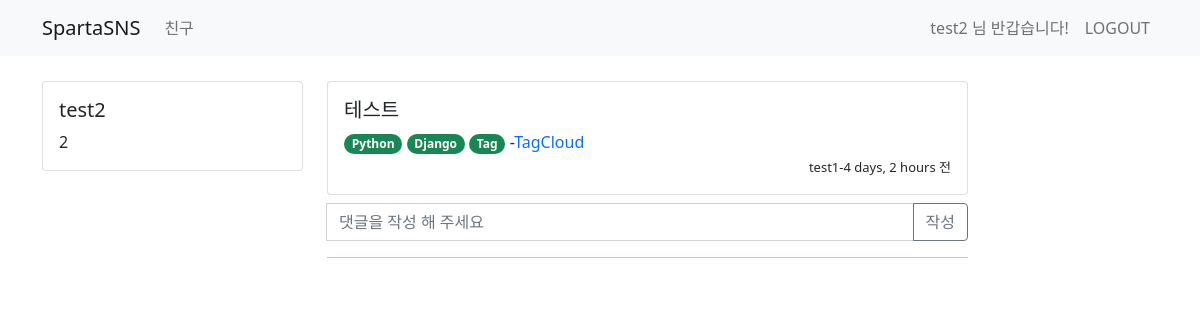
Page /tweet/4 (signed in) on the committed database.
### user/models.py (models this page shows)
class UserModel(AbstractUser):
    class Meta:
        db_table = 'users'
    bio = models.CharField(max_length=256, default='')
    follow = models.ManyToManyField(settings.AUTH_USER_MODEL, related_name='followee')

### tweet/models.py (models this page shows)
class TweetModel(models.Model):
    class Meta:
        db_table = "tweet"
    author = models.ForeignKey(UserModel, on_delete=models.CASCADE)
    content = models.CharField(max_length=256)
    tags = TaggableManager(blank=True)
    created_at = models.DateTimeField(auto_now_add=True)
    updated_at = models.DateTimeField(auto_now=True)

### tweet/views.py (the view)
# urls.py: path('tweet/<int:id>',views.detail_tweet,name='detail_tweet'),
def detail_tweet(request,id):
    user = request.user.is_authenticated
    if user:
        tweet = TweetModel.objects.get(id=id)
        comment = TweetComment.objects.filter(tweet_id=id).order_by('-created_at')
        return render(request, 'tweet/tweet_detail.html',{'tweet':tweet,'comments':comment})
    else:
        return redirect('/sign-in')

### templates/tweet/tweet_detail.html (shortened to what this page needs)
{% extends 'base.html' %}
{% block content %}
    <div class="container timeline-container">
        <div class="row">
            <div class="col-md-3">
                <div class="card">
                    <div class="card-body">
                        <h5 class="card-title">{{ user.username }}</h5>
                        <p class="card-text"> {{ user.bio }}</p>
                    </div>
                </div>
            </div>
            <div class="col-md-7">
                <div class="row">
                    <div class="col-md-12 mb-2">
                        <div class="card">
                            <div class="card-body">
                                <div class="media">
                                    <div class="media-bod">
                                        <h5 class="mt-0">{{ tweet.content }}</h5>
                                        {% if tweet.tags.all %}
                                            {% for tag in tweet.tags.all %}
                                                <a style="text-decoration: none" href="{% url 'tagged_object_list' tag.name %}">
                                                    <span class="badge rounded-pill bg-success">
                                                        {{ tag.name }}
                                                    </span>
                                                </a>
                                            {% endfor %}
                                            -<a style="text-decoration: none"
                                                href="{% url 'tag_cloud' %}">TagCloud</a>
                                        {% endif %}
                                    </div>
                                    <div style="text-align: right">
                                        <span style="font-size: small">{{ tweet.author.username }}-{{ tweet.created_at|timesince }} 전</span>
                                    </div>
                                </div>
                            </div>
                        </div>
                    </div>
                </div>
                <form class="input-group mb-3" action="/tweet/comment/{{ tweet.id }}" method="post">
                    <input type="text" class="form-control" id='comment' name='comment' placeholder="댓글을 작성 해 주세요"/>
                    <button class="btn btn-outline-secondary" type="submit">작성</button>
                </form>
                <hr>
            </div>
        </div>
    </div>
{% endblock %}

### templates/base.html (shortened to what this page needs)
<!DOCTYPE html>
<html lang="en">
<head>
    <link href="https://cdn.jsdelivr.net/npm/bootstrap@5.0.0-beta3/dist/css/bootstrap.min.css" rel="stylesheet"
>
</head>
<body>
<nav class="navbar navbar-expand-lg navbar-light bg-light">
    <div class="container">
        <a class="navbar-brand" href="/">SpartaSNS</a>
        {% if user.is_authenticated %}
        <div class="collapse navbar-collapse" id="navbarSupportedContent">
            <ul class="navbar-nav mr-auto">
                <li class="nav-item active">
                    <a class="nav-link" href="/user"> 친구 </a>
                </li>
            </ul>
        </div>
        {% endif %}
        <form class="form-inline my-2 my-lg-0">
            {% if user.is_authenticated %}
            <ul class="navbar-nav mr-auto">
                <li class="nav-item disabled">
                    <span class="nav-link">
                        {{ user.username }} 님 반갑습니다!
                    </span>
                </li>
                <li class="nav-item active">
                    <a class="nav-link" href="/logout"> LOGOUT </a>
                </li>
            </ul>
            {% endif %}
        </form>
    </div>
</nav>
{% block content %}
{% endblock %}
</body>
</html>

### templates/base.html (style rules this page uses)
.timeline-container { margin-top : 25px }

### rows in the picture
UserModel: username "test2", bio "2"
TweetModel: content "테스트", author.username "test1", created_at "4 days, 2 hours"
Tag: name "Python"
Tag: name "Django"
Tag: name "Tag"
